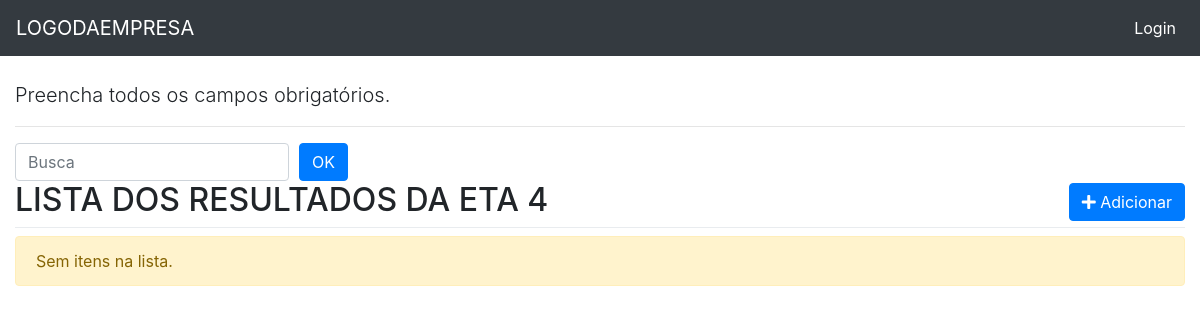
Before: /eta_quatro/list/ with the older database file.
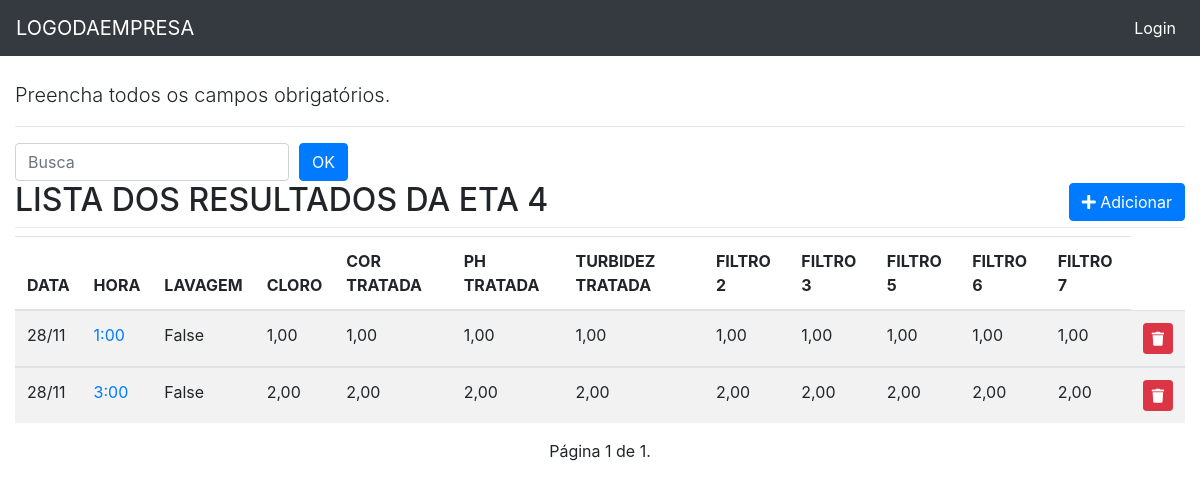
After: the same page with the newer database file.
### eta_quatro/models.py (models this page shows, shortened)
class EtaQuatro(models.Model):
    data = models.DateField('Data', auto_now=False, auto_now_add=False)
    hora = models.CharField(max_length=5, choices=HORA_CHOICE)
    lavagem = models.BooleanField('Lavagem', default=False, blank=True)
    cloro = models.DecimalField('Cloro', max_digits=4, decimal_places=2, blank=True, null=True)
    cor_t = models.DecimalField('Cor Tratada', max_digits=4, decimal_places=2, blank=True, null=True)
    ph_t = models.DecimalField('Ph Tratada', max_digits=4, decimal_places=2, blank=True, null=True)
    turbidez_t = models.DecimalField('Turbidez Tratada', max_digits=4, decimal_places=2, blank=True, null=True)
    filtro2 = models.DecimalField('Filtro 2', max_digits=4, decimal_places=2, blank=True, null=True)
    filtro3 = models.DecimalField('Filtro 3', max_digits=4, decimal_places=2, blank=True, null=True)
    filtro5 = models.DecimalField('Filtro 5', max_digits=4, decimal_places=2, blank=True, null=True)
    filtro6 = models.DecimalField('Filtro 6', max_digits=4, decimal_places=2, blank=True, null=True)
    filtro7 = models.DecimalField('Filtro 7', max_digits=4, decimal_places=2, blank=True, null=True)
    class Meta:
        ordering = ('-data',)
        verbose_name = 'ETA Quatro'

### eta_quatro/views.py (the view)
# urls.py: path('list/', v.eta_quatro_list, name='eta_quatro_list'),
def eta_quatro_list(request):
    template_name = 'eta_quatro_list.html'
    obj = EtaQuatro.objects.all()
    paginator = Paginator(obj, 12)
    page_number = request.GET.get('page')
    object_list = paginator.get_page(page_number)
    context = {'object_list': object_list}
    return render(request, template_name, context)

### eta_quatro/templates/eta_quatro_list.html (shortened to what this page needs)
{% extends "base.html" %}
{% load static %}
{% block content %}
    <p class="lead">
    Preencha todos os campos obrigatórios.
    </p>
<hr>
<div class="row">
  <div class="col-sm-6">
    <form action="." method="GET" class="form-inline">
      <input type="text" id="search" name="search" class="form-control" placeholder="Busca">
      <input type="submit" class="btn btn-primary" style="margin-left: 10px;" value="OK">
    </form>
  </div>
</div>
<div class="page-header">
    <h2>LISTA DOS RESULTADOS DA ETA 4
      <span class="pull-right">
        <a href="{% url 'eta_quatro:eta_quatro_add' %}">
          <button type="button" class="btn btn-primary">
            <span class="fa fa-plus"></span> Adicionar
          </button>
        </a>
      </span>
      <div class="dropdown-divider"></div>
    </h2>
    {% if object_list %}
    <div class="table-reponsive">
        <table class="table table-striped">
          <thead>
            <tr>
              <th>DATA</th>
              <th>HORA</th>
              <th>LAVAGEM</th>
              <th>CLORO</th>
              <th>COR TRATADA</th>
              <th>PH TRATADA</th>
              <th>TURBIDEZ TRATADA</th>
              <th>FILTRO 2</th>
              <th>FILTRO 3</th>
              <th>FILTRO 5</th>
              <th>FILTRO 6</th>
              <th>FILTRO 7</th>
            </tr>
          </thead>
          <tbody>
          {% for object in object_list %}
              <tr>
                <td class="text-left">{{ object.data|date:"d/m" }}</td>
                <td>
                  <a href="{% url 'eta_quatro:eta_quatro_update' object.pk %}">{{ object.hora }}</a>
                </td>
                <td class="text-left">{{ object.lavagem }}</td>
                <td class="text-left">{{ object.cloro }}</td>
                <td class="text-left">{{ object.cor_t }}</td>
                <td class="text-left">{{ object.ph_t}}</td>
                <td class="text-left">{{ object.turbidez_t}}</td>
                <td class="text-left">{{ object.filtro2}}</td>
                <td class="text-left">{{ object.filtro3}}</td>
                <td class="text-left">{{ object.filtro5 }}</td>
                <td class="text-left">{{ object.filtro6 }}</td>
                <td class="text-left">{{ object.filtro7 }}</td>
                <td>
                      <a href="{% url 'eta_quatro:eta_quatro_delete' object.pk %}" class="btn btn-danger btn-sm" title="Excluir"
                      onclick="return confirm('Tem certeza que deseja exluir?')">
                          <i class="fa fa-trash" aria-hidden="true"></i>
                      </a>
                </td>
              </tr>
          </tbody>
      {% endfor %}
        </table>
    </div>
    <div class="pagination">
        <span class="step_links">
            <span class="current">
                Página {{ object_list.number }} de {{ object_list.paginator.num_pages }}.
            </span>
        </span>
    </div>
  {% else %}
    <p class="alert alert-warning">Sem itens na lista.</p>
  {% endif %}
</div>
{% endblock content %}l>

### core/templates/base.html (shortened to what this page needs)
{% load static %}
<!doctype html>
<html lang="pt-br">
<head>
    <link rel="stylesheet" href="https://maxcdn.bootstrapcdn.com/bootstrap/4.0.0/css/bootstrap.min.css">
    <link rel="stylesheet" href="https://stackpath.bootstrapcdn.com/font-awesome/4.7.0/css/font-awesome.min.css">
    <link href="https://cdnjs.cloudflare.com/ajax/libs/select2/4.0.6-rc.0/css/select2.min.css" rel="stylesheet" />
    <link rel="stylesheet" href="https://use.fontawesome.com/releases/v5.7.2/css/all.css">
    <link href="{% static 'css/style.css' %}" rel ="stylesheet" >
</head>
<body>
    {% include 'includes/nav.html' %}
    <div class="container-fluid">
        {% block content %}
        {% endblock content %}
    </div>
</body>
</html>

### core/templates/includes/nav.html (shortened to what this page needs)
<nav class="navbar navbar-expand-md navbar-dark bg-dark fixed-top">
    <a class="navbar-brand" href="/admin/">LOGODAEMPRESA</a>
    <div class="collapse navbar-collapse" id="navbarsExampleDefault">
    <ul class="navbar-nav">
        <li class="nav-item dropdown">
            <a class="nav-link dropdown-toggle text-white" href="#"
                role="button" data-toggle="dropdown" aria-haspopup="true" aria-expanded="false">
                <span id="#">CADASTRO</span>
            </a>
            <div class="dropdown-menu" aria-labelledby="navbarDropdownMenuLink">
                <div class="dropdown-divider"></div>
                <a class="dropdown-item" href="{% url 'captacao:captacao_list' %}">
                    <i class="fa fa-sign-out" aria-hidden="true"></i>
                    BRUTA
                </a>
                <div class="dropdown-divider"></div>
                <a class="dropdown-item" href="{% url 'eta_um:eta_um_list' %}">
                    <i class="fa fa-sign-out" aria-hidden="true"></i>
                    ETA 1
                </a>
                <div class="dropdown-divider"></div>
                <a class="dropdown-item" href="{% url 'eta_dois:eta_dois_list' %}">
                    <i class="fa fa-sign-out" aria-hidden="true"></i>
                    ETA 2
                </a>
                <div class="dropdown-divider"></div>
                <a class="dropdown-item" href="{% url 'eta_tres:eta_tres_list' %}">
                    <i class="fa fa-sign-out" aria-hidden="true"></i>
                    ETA 3
                </a>
                <div class="dropdown-divider"></div>
                <a class="dropdown-item" href="{% url 'eta_quatro:eta_quatro_list' %}">
                    <i class="fa fa-sign-out" aria-hidden="true"></i>
                    ETA 4
                </a>
                <div class="dropdown-divider"></div>
                <a class="dropdown-item" href="#">
                    <i class="fa fa-sign-out" aria-hidden="true"></i>
                    ETA 5
                </a>
                <div class="dropdown-divider"></div>
                <a class="dropdown-item" href="#">
                    <i class="fa fa-sign-out" aria-hidden="true"></i>
                    SAÍDA
                </a>
            </div>
        </li>
    </ul>
    <ul class="navbar-nav ml-auto">
        <li class="nav-item dropdown">
            <a class="nav-link dropdown-toggle text-white" href="#" id="navbarDropdownMenuLink"
                role="button" data-toggle="dropdown" aria-haspopup="true" aria-expanded="false">
                <i class="fa fa-user-circle" aria-hidden="true"></i>
                <span id="username">{{ request.user }}</span>
            </a>
            <div class="dropdown-menu" aria-labelledby="navbarDropdownMenuLink">
                <div class="dropdown-divider"></div>
                <a class="dropdown-item" href="#">
                    <i class="fa fa-sign-out" aria-hidden="true"></i>
                    Sair
                </a>
            </div>
        </li>
        <li class="navbar-nav ml-auto">
            <a class="nav-link text-white" href="#">
                <i class="fa fa-sign-in" aria-hidden="true" aria-expanded="false"></i>
                Login
            </a>
        </li>
</nav>

### core/static/css/style.css (style rules this page uses)
body { margin-top: 80px; }
.pagination { margin-bottom: 20px; }
.step_links { position: relative; margin-left: auto; margin-right: auto; }

Changed rows visible on the page:
added EtaQuatro: data "28/11", hora "1:00", lavagem "False", cloro "1,00", cor_t "1,00", ph_t "1,00", turbidez_t "1,00", filtro2 "1,00", filtro3 "1,00", filtro5 "1,00", filtro6 "1,00", filtro7 "1,00"
added EtaQuatro: data "28/11", hora "3:00", lavagem "False", cloro "2,00", cor_t "2,00", ph_t "2,00", turbidez_t "2,00", filtro2 "2,00", filtro3 "2,00", filtro5 "2,00", filtro6 "2,00", filtro7 "2,00"
Other visible differences:
{{ object_list.number }}: (not shown) → "1"
{{ object_list.paginator.num_pages }}: (not shown) → "1"
text no longer shown: "Sem itens na lista."
text now shown: "DATA HORA LAVAGEM CLORO COR TRATADA PH TRATADA TURBIDEZ TRATADA FILTRO 2 FILTRO 3 FILTRO 5 FILTRO 6 FILTRO 7 Página de ."
